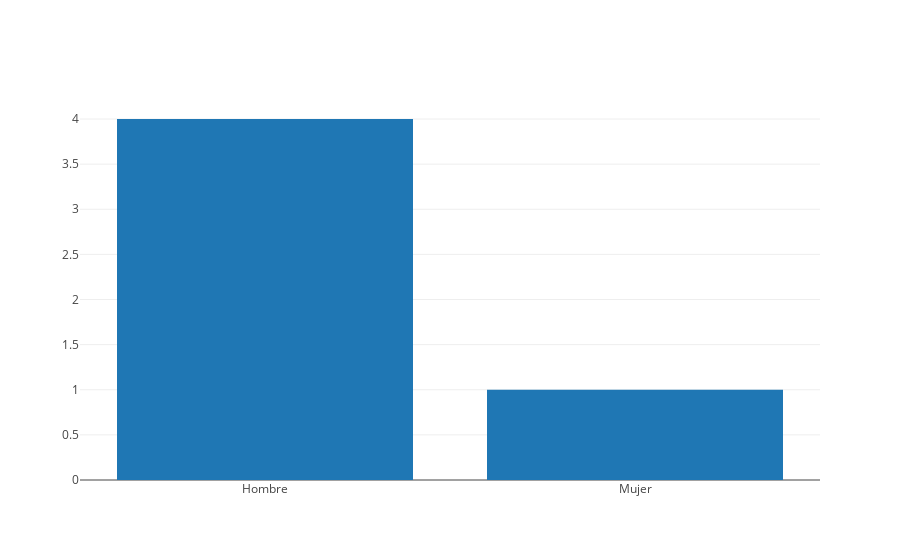
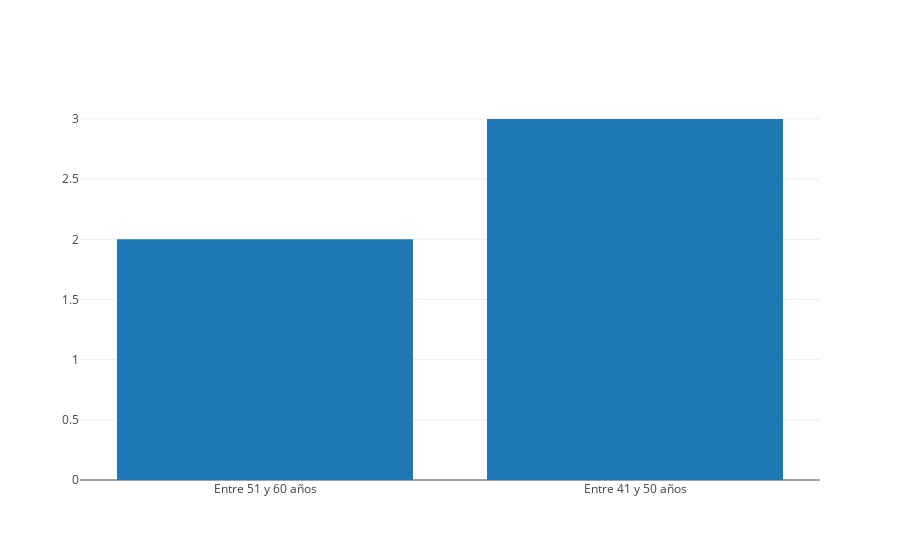
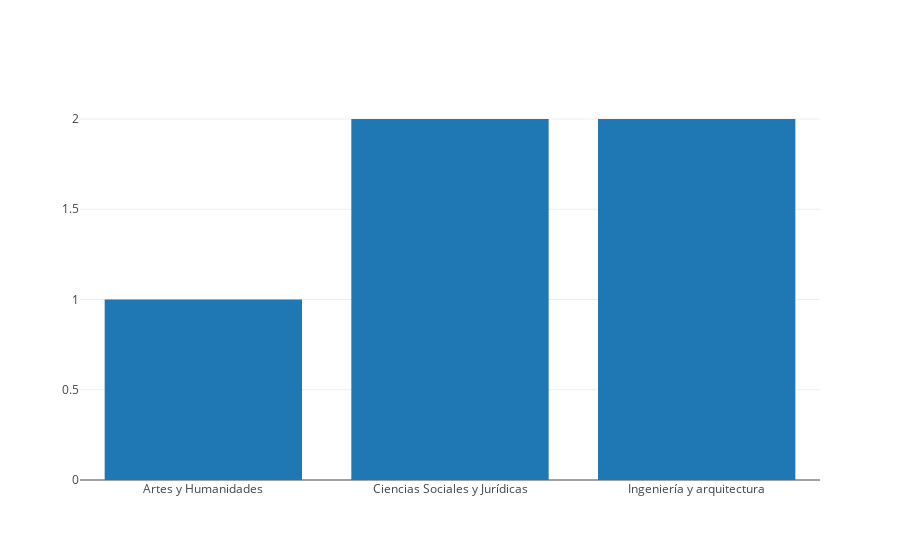
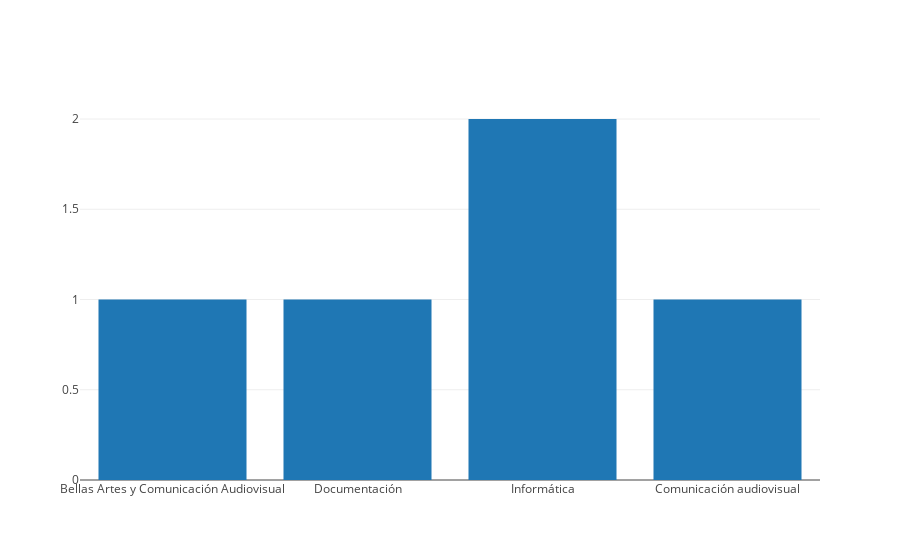

Notebook cell for these charts, in order:
### Code cell
columns2analyze = eResponses.columns.values.tolist()

for column in columns2analyze:
    try:
        print(column+'\n')
        display(eResponses[column].describe())

        data = [Bar(x=eResponses[column].unique(),
                    y=eResponses[column].groupby(eResponses[column], sort=False).count())]

        iplot(data)
        # sns.countplot(x=column, data=expertsResponses_work)
        plt.show()
    except:
        print('ERROR: Column: '+column+' not found')

### Figure 1 — Plotly figure (JSON) as saved in the notebook; plotly's stock layout.template omitted (floating-point values rounded to 4 significant figures)
{"data": [{"type": "bar", "x": ["Hombre", "Mujer"], "y": [4, 1]}], "layout": {}}

### Figure 2 — Plotly figure (JSON) as saved in the notebook; plotly's stock layout.template omitted (floating-point values rounded to 4 significant figures)
{"data": [{"type": "bar", "x": ["Entre 51 y 60 años", "Entre 41 y 50 años"], "y": [2, 3]}], "layout": {}}

### Figure 3 — Plotly figure (JSON) as saved in the notebook; plotly's stock layout.template omitted (floating-point values rounded to 4 significant figures)
{"data": [{"type": "bar", "x": ["Artes y Humanidades", "Ciencias Sociales y Jurídicas", "Ingeniería y arquitectura"], "y": [1, 2, 2]}], "layout": {}}

### Figure 4 — Plotly figure (JSON) as saved in the notebook; plotly's stock layout.template omitted (floating-point values rounded to 4 significant figures)
{"data": [{"type": "bar", "x": ["Bellas Artes y Comunicación Audiovisual", "Documentación", "Informática", "Comunicación audiovisual"], "y": [1, 1, 2, 1]}], "layout": {}}
